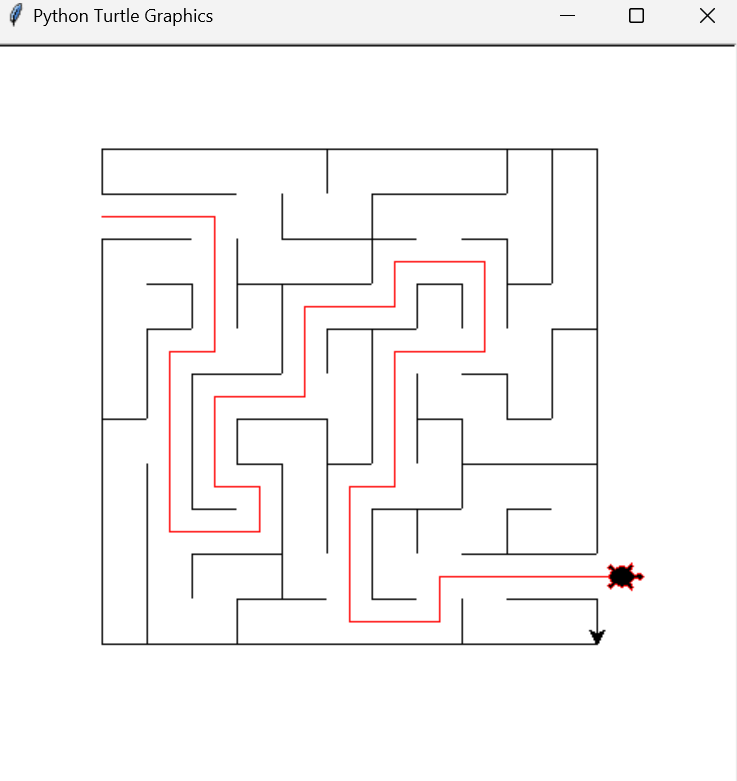

Reproduce this figure in Python.
from turtle import *

s=Screen()
s.setup(500,500)
t=Turtle("classic")
t.speed(6)
t.penup()
t.goto(-180,180)
#1
t.pendown()
t.fd(330)

#2
t.penup()
t.goto(-180,150)
t.pendown()
t.fd(90)
t.penup()
t.fd(90)
t.pendown()
t.fd(90)
#3
t.penup()
t.goto(-180,120)
t.pendown()
t.fd(60)
t.penup()
t.fd(60)
t.pendown()
t.fd(90)
t.penup()
t.fd(30)
t.pendown()
t.fd(30)
#4
t.penup()
t.goto(-150,90)
t.pendown()
t.fd(30)
t.penup()
t.fd(30)
t.pendown()
t.fd(90)
t.penup()
t.fd(30)
t.pendown()
t.fd(30)
t.penup()
t.fd(30)
t.pendown()
t.fd(30)
#5
t.penup()
t.goto(-150,60)
t.pendown()
t.fd(30)
t.penup()
t.fd(90)
t.pendown()
t.fd(60)
t.penup()
t.fd(90)
t.pendown()
t.fd(30)
#6
t.penup()
t.goto(-120,30)
t.pendown()
t.fd(60)
t.penup()
t.fd(120)
t.pendown()
t.fd(30)
#7
t.penup()
t.goto(-180,0)
t.pendown()
t.fd(30)
t.penup()
t.fd(60)
t.pendown()
t.fd(60)
t.penup()
t.fd(60)
t.pendown()
t.fd(30)
t.penup()
t.fd(30)
t.pendown()
t.fd(30)
#8
t.penup()
t.goto(-90,-30)
t.pendown()
t.fd(30)
t.penup()
t.fd(30)
t.pendown()
t.fd(30)
t.penup()
t.fd(60)
t.pendown()
t.fd(90)
#9
t.penup()
t.goto(-120,-60)
t.pendown()
t.fd(30)
t.penup()
t.fd(90)
t.pendown()
t.fd(60)
t.penup()
t.fd(30)
t.pendown()
t.fd(30)
#10
t.penup()
t.goto(-120,-90)
t.pendown()
t.fd(60)
t.penup()
t.fd(120)
t.pendown()
t.fd(90)
#11
t.penup()
t.goto(-90,-120)
t.pendown()
t.fd(60)
t.penup()
t.fd(30)
t.pendown()
t.fd(30)
t.penup()
t.fd(60)
t.pendown()
t.fd(60)
#12
t.penup()
t.goto(-180,-150)
t.pendown()
t.fd(330)

t.rt(90)
#1
t.penup()
t.goto(-180,180)
t.pendown()
t.fd(30)
t.penup()
t.fd(30)
t.pendown()
t.fd(270)
#2
t.penup()
t.goto(-150,60)
t.pendown()
t.fd(60)
t.penup()
t.fd(30)
t.pendown()
t.fd(120)
#3
t.penup()
t.goto(-120,90)
t.pendown()
t.fd(30)
t.penup()
t.fd(30)
t.pendown()
t.fd(90)
t.penup()
t.fd(30)
t.pendown()
t.fd(30)
#4
t.penup()
t.goto(-90,120)
t.pendown()
t.fd(60)
t.penup()
t.fd(60)
t.pendown()
t.fd(30)
t.penup()
t.fd(90)
t.pendown()
t.fd(30)
#5
t.penup()
t.goto(-60,150)
t.pendown()
t.fd(30)
t.penup()
t.fd(30)
t.pendown()
t.fd(60)
t.penup()
t.fd(60)
t.pendown()
t.fd(90)
#6
t.penup()
t.goto(-30,180)
t.pendown()
t.fd(30)
t.penup()
t.fd(90)
t.pendown()
t.fd(30)
t.penup()
t.fd(30)
t.pendown()
t.fd(90)
#7
t.penup()
t.goto(-0,150)
t.pendown()
t.fd(60)
t.penup()
t.fd(30)
t.pendown()
t.fd(90)
t.penup()
t.fd(30)
t.pendown()
t.fd(60)
#8
t.penup()
t.goto(30,90)
t.pendown()
t.fd(30)
t.penup()
t.fd(30)
t.pendown()
t.fd(60)
t.penup()
t.fd(30)
t.pendown()
t.fd(30)
#9
t.penup()
t.goto(60,90)
t.pendown()
t.fd(30)
t.penup()
t.fd(60)
t.pendown()
t.fd(60)
t.penup()
t.fd(60)
t.pendown()
t.fd(30)
#10
t.penup()
t.goto(90,180)
t.pendown()
t.fd(30)
t.penup()
t.fd(30)
t.pendown()
t.fd(60)
t.penup()
t.fd(30)
t.pendown()
t.fd(30)
t.penup()
t.fd(60)
t.pendown()
t.fd(30)
#11
t.penup()
t.goto(120,180)
t.pendown()
t.fd(90)
t.penup()
t.fd(30)
t.pendown()
t.fd(60)
#12
t.penup()
t.goto(150,180)
t.pendown()
t.fd(270)
t.penup()
t.fd(30)
t.pendown()
t.fd(30)

y=Turtle("turtle")
y.penup()
y.goto(-180,135)
y.pendown()
y.color("red","black")
y.fd(75)
y.rt(90)
y.fd(90)
y.rt(90)
y.fd(30)
y.lt(90)
y.fd(120)
y.lt(90)
y.fd(60)
y.lt(90)
y.fd(30)
y.lt(90)
y.fd(30)
y.rt(90)
y.fd(60)
y.rt(90)
y.fd(60)
y.lt(90)
y.fd(60)
y.rt(90)
y.fd(60)
y.lt(90)
y.fd(30)
y.rt(90)
y.fd(60)
y.rt(90)
y.fd(60)
y.rt(90)
y.fd(60)
y.lt(90)
y.fd(90)
y.rt(90)
y.fd(30)
y.lt(90)
y.fd(90)
y.lt(90)
y.fd(60)
y.lt(90)
y.fd(30)
y.rt(90)
y.fd(120)



done()
